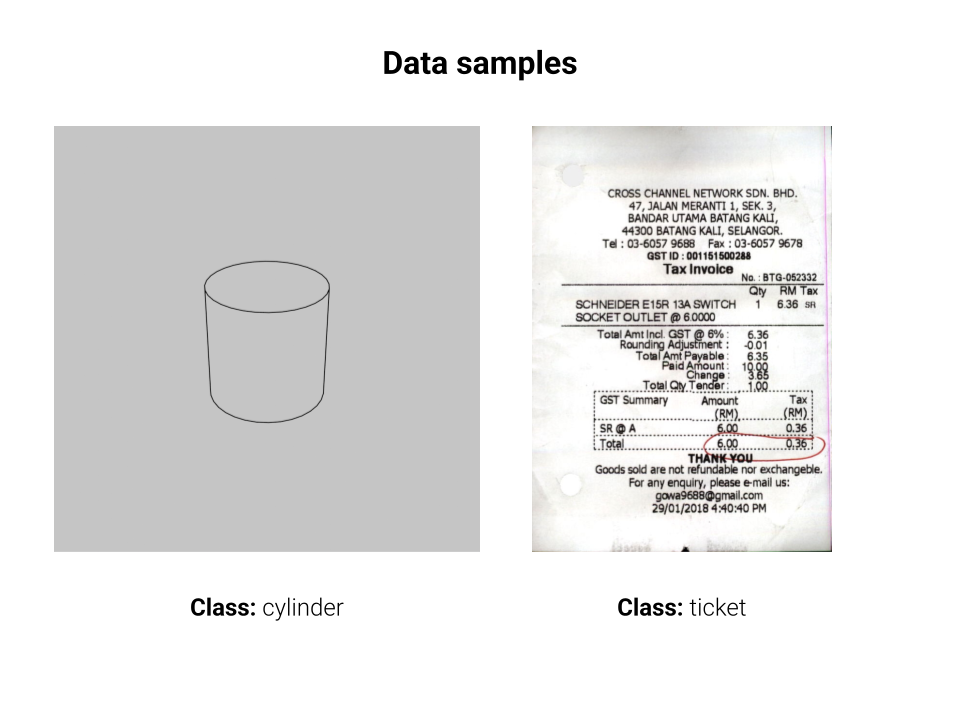
#> input picture assets/samples.png, 960 x 720 px; its folder holds only this picture in this run
$ python -i dataset.py   (imports and definitions only)
#> lines starting #> are read from the running program, lines starting #| are printed output that depends on the picture; after the words box and inside, x2 and y2 are one past the last pixel; in counts of white or black regions, pixels touching at a corner belong together
"""Dataset utilities module."""

import random
import os

import numpy as np
import cv2


def prepare_image(img_path, target_size=(256, 256), operation="dilate"):
    """Prepare an image for model inference/training.

    The function applies several subprocesses using openCV:
        - Loads an image and converts it to grayscale from a given path.
        - Binarizes the image using an Otsu threshold.
        - Applies a morphological transformation (erosion, dilation or none).
        - Resizes the image to a given size.
        - Adds the dimension channel (1).
        - Normalizes the image to range [0, 1].

    Parameters
    ----------
    filepath : str
        Path to the image.
    target_size : tuple
        Final size of the image (w, h).
    operation : str
        Whether to apply a morphological operation. It takes values
        "erode", "dilate" or None.

    Returns
    -------
    img_proc : np.ndarray
        Processed image with shape (h, w, 1).
    """
#> called with img_path = '../assets/samples.png', target_size = (256, 256), operation = 'dilate'

    # Load and convert to grayscale
    img = cv2.imread(img_path, cv2.IMREAD_GRAYSCALE)
#> img: shape (720, 960); min 0, max 255, mean 232.2
    if img is None:
        raise ValueError(f"[ERROR] Could not load image: {img_path}")

    # Binarize image with Otsu filter
    _, img_bin = cv2.threshold(img, 0, 255,
                               cv2.THRESH_BINARY + cv2.THRESH_OTSU)
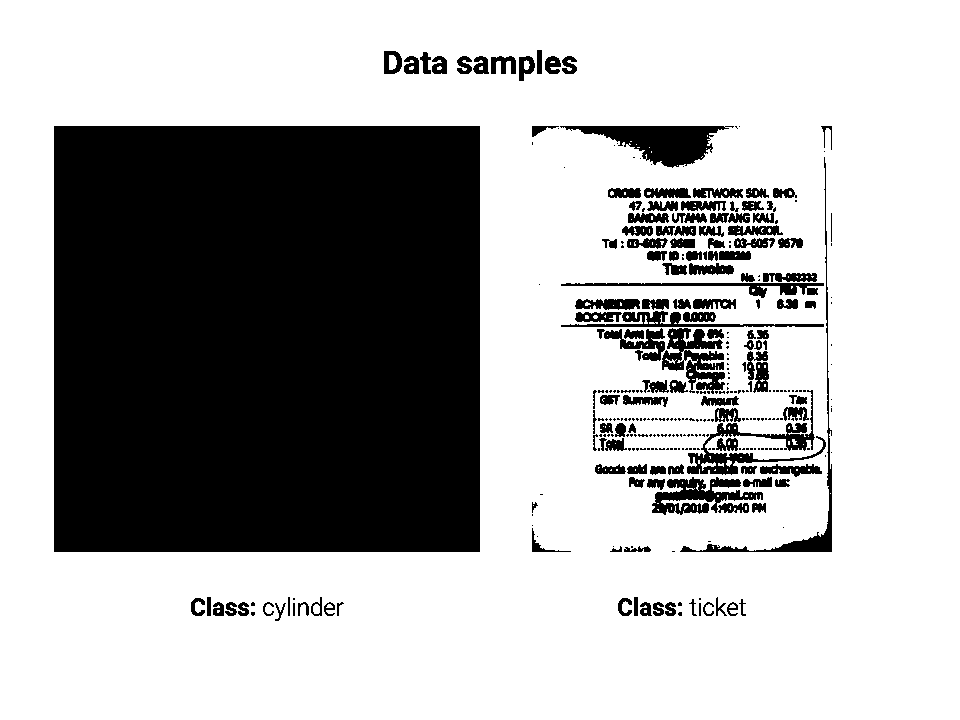
#> img_bin: shape (720, 960); 68.6% white; 327 black regions (186 under 20 px), largest, box (x1, y1, x2, y2) and area: (54, 126, 480, 552) 181476, (560, 126, 734, 168) 3442, (687, 390, 826, 475) 2244

    # Create a kernel for morphological operations
    kernel = np.ones((1, 1), np.uint8)

    # Apply morphological operations
    if operation == "erode":
        img_proc = cv2.erode(img_bin, kernel, iterations=2)
    elif operation == "dilate":
        img_proc = cv2.dilate(img_bin, kernel, iterations=2)
    else:
        img_proc = img_bin

    # Resize image
    img_proc = cv2.resize(img_proc, target_size)
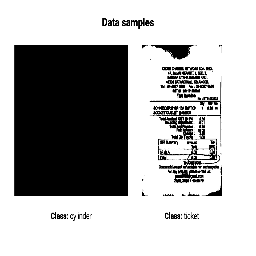
#> img_proc: shape (256, 256); min 0, max 255, mean 175.2

    # Add channel
    img_proc = np.expand_dims(img_proc, axis=-1)

    # Normalize to [0,1]
    img_proc = img_proc.astype(np.float32) / 255.0
#> img_proc: shape (256, 256, 1) float32

    return img_proc


# [113 lines left out: functions load_dataset_sample, make_pairs, not called in this run]

>>> result = prepare_image('../assets/samples.png')

$ run again, on assets/overview.png
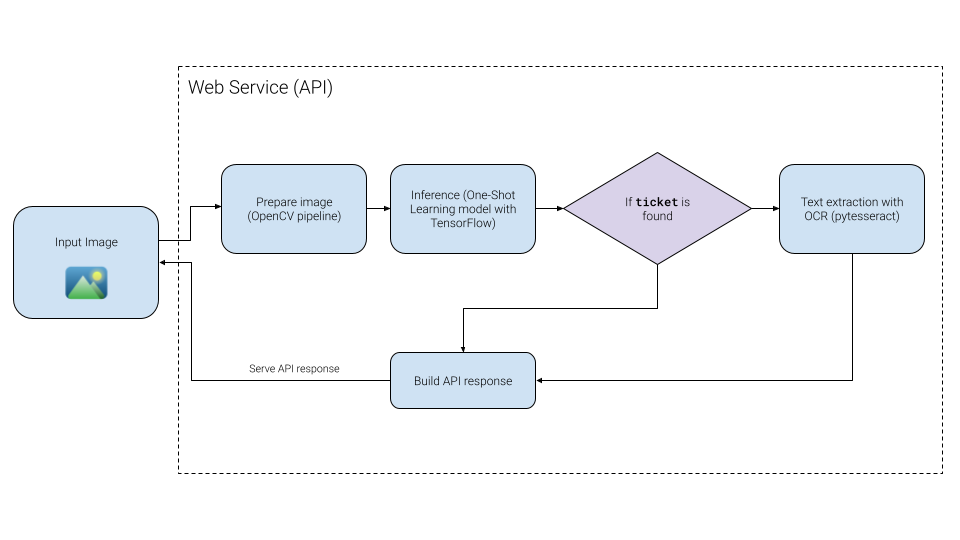
#> input picture assets/overview.png, 960 x 540 px
#> in prepare_image, `_, img_bin = cv2.threshold(img, 0, 255, cv2.THRESH_BINARY + cv2.THRESH..`:
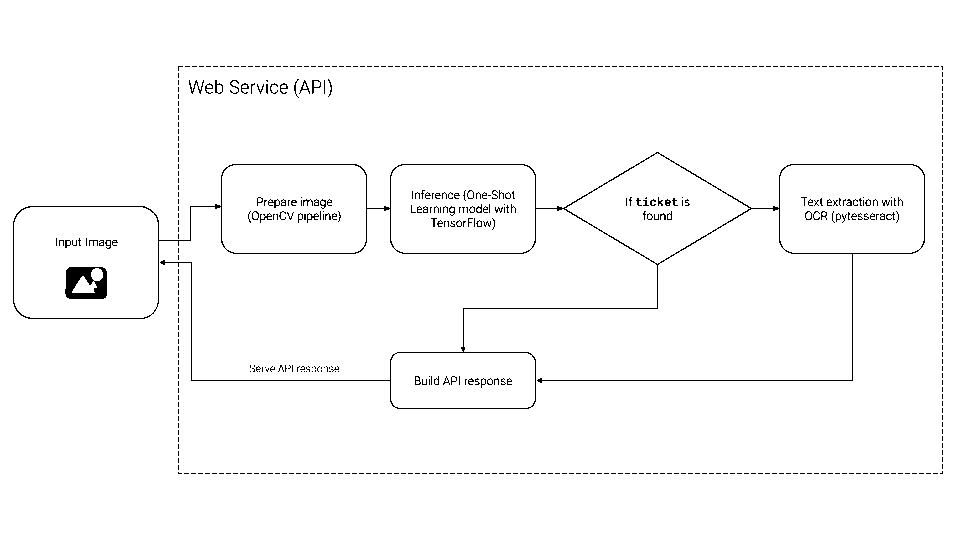
#> img_bin: shape (540, 960); 98.1% white; black in thin lines or dots, all inside (x1, y1, x2, y2) = (13, 66, 943, 474)
#> in prepare_image, `img_proc = cv2.resize(img_proc, target_size)`:
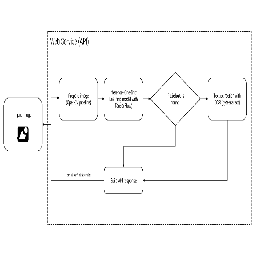
#> img_proc: shape (256, 256); min 0, max 255, mean 249.6

$ run again, on assets/one-shot.webp
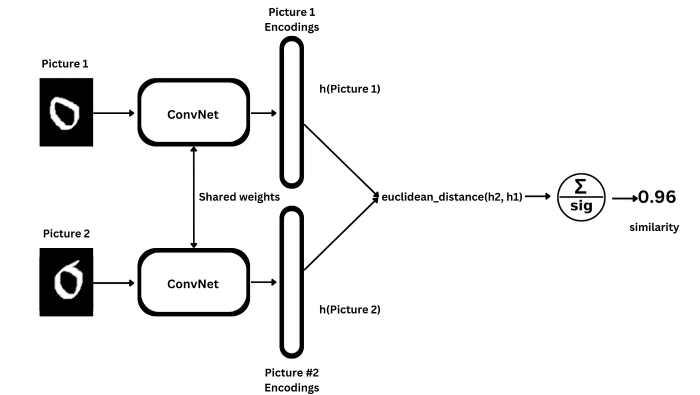
#> input picture assets/one-shot.webp, 1400 x 789 px (shown at 1/2 size)
#> img_bin: shape (789, 1400); 94% white; 170 black regions (16 under 20 px), largest, box (x1, y1, x2, y2) and area: (559, 72, 758, 717) 13315, (275, 156, 500, 633) 12265, (79, 496, 268, 633) 12133
#> in prepare_image, `img_proc = cv2.resize(img_proc, target_size)`:
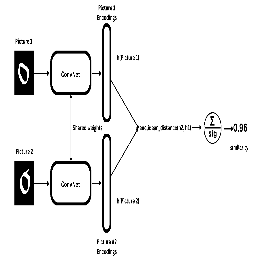
#> img_proc: shape (256, 256); min 0, max 255, mean 239.8
